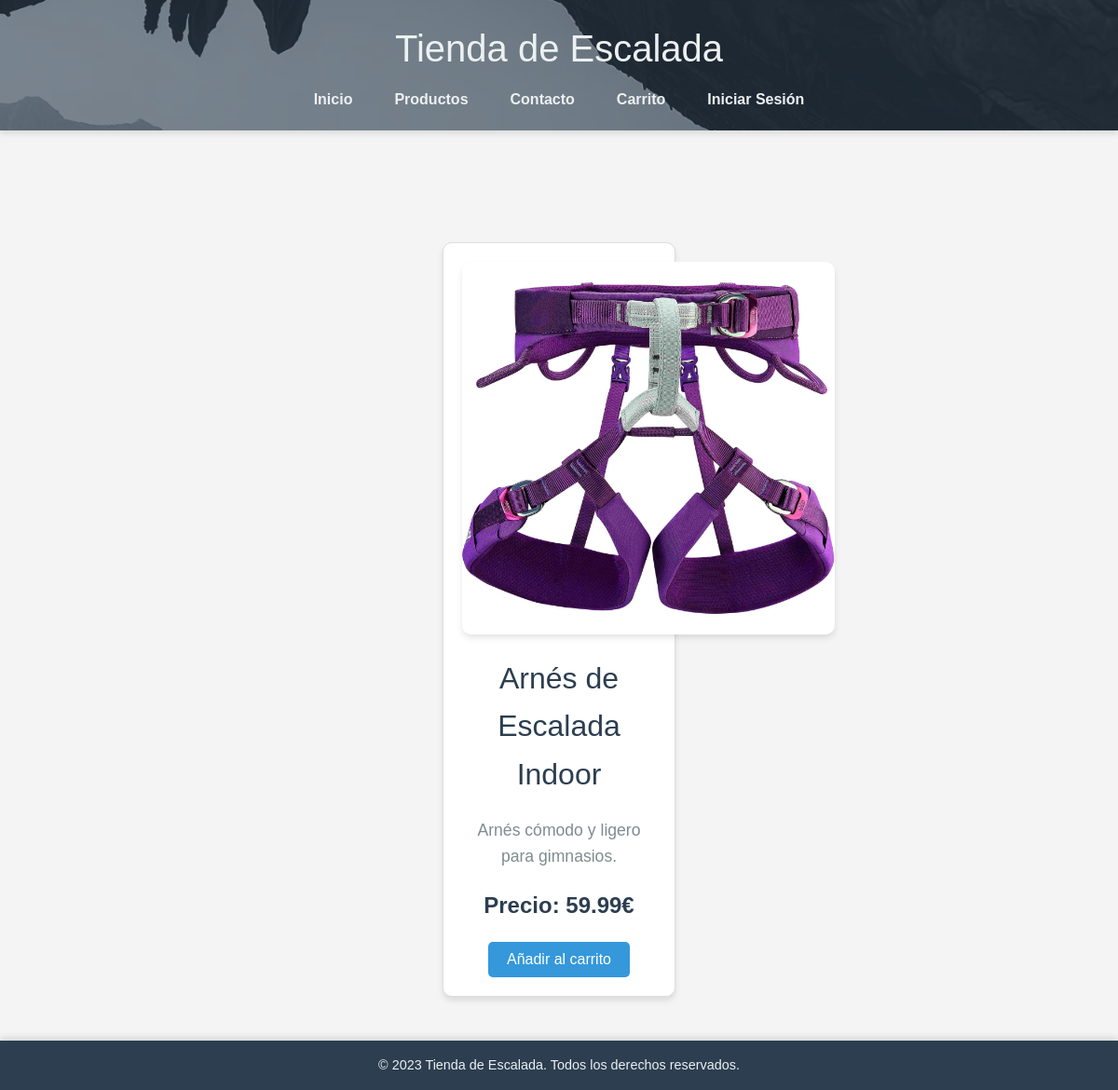
The app's page /index.php?action=ver_producto&id=1 with its own data.
### tables this page shows
CREATE TABLE IF NOT EXISTS `productos` (
  `id` int(11) NOT NULL AUTO_INCREMENT,
  `nombre` varchar(100) NOT NULL,
  `descripcion` text NOT NULL,
  `precio` decimal(10,2) NOT NULL,
  `imagen` varchar(255) NOT NULL,
  `tipo` enum('indoor','clasica','alta_montana') NOT NULL,
  PRIMARY KEY (`id`)
);

### public/miproyecto/Models/ProductosDAO.php (called while the page is built, shortened)
<?php
require_once __DIR__ . '/../db/database.php';
class ProductosDAO {
    private $conn;
    public function __construct() {
        global $conn;
        $this->conn = $conn;
    }
    public function getAllProductos() {
        $stmt = $this->conn->query("SELECT * FROM productos");
        return $stmt->fetchAll(PDO::FETCH_ASSOC);
    }
    public function getProductoById($id) {
        $stmt = $this->conn->prepare("SELECT * FROM productos WHERE id = :id");
        $stmt->bindParam(':id', $id, PDO::PARAM_INT);
        $stmt->execute();
        $producto = $stmt->fetch(PDO::FETCH_ASSOC);
        if ($producto) {
            $producto['imagen'] = '/miproyecto/imagenes/' . $producto['imagen'];
        }
        return $producto;
    }
}
?>

### public/miproyecto/Vistas/ver_producto.php (the view, shortened to what this page needs)
<?php
require_once __DIR__ . '/../includes/header.php';
?>
<section class="producto-detalle">
    <?php if ($producto): ?>
        <div class="producto">
            <img src="/miproyecto/imagenes/<?= htmlspecialchars($producto['imagen']) ?>"
            alt="<?= htmlspecialchars($producto['nombre']) ?>">
            <div class="info">
                <h2><?= htmlspecialchars($producto['nombre']) ?></h2>
                <p><?= htmlspecialchars($producto['descripcion']) ?></p>
                <p class="precio">Precio: <?= htmlspecialchars($producto['precio']) ?>€</p>
                <form method="POST" action="index.php?action=añadir_al_carrito">
                    <button type="submit" name="añadir">Añadir al carrito</button>
                </form>
            </div>
        </div>
    <?php else: ?>
        <p>Producto no encontrado.</p>
    <?php endif; ?>
</section>
<?php
require_once __DIR__ . '/../includes/footer.php';
?>

### public/miproyecto/styles.css (style rules this page uses)
* { margin: 0; padding: 0; box-sizing: border-box; }
body, h1, h2, h3, p, a, ul, li { margin: 0; padding: 0; font-size: 100%; font-weight: normal; text-decoration: none; list-style: none; }
body { font-family: 'Arial', sans-serif; background-color: #f4f4f4; color: #333; line-height: 1.6; }
.producto { background-color: #fff; border: 1px solid #ddd; border-radius: 10px; padding: 20px; width: 250px; text-align: center; box-shadow: 0 4px 6px rgba(0, 0, 0, 0.1); transition: transform 0.3s ease, box-shadow 0.3s ease; }
.producto img { max-width: 100%; height: auto; border-radius: 10px; margin-bottom: 15px; }
.producto p { font-size: 1rem; color: #7f8c8d; margin: 10px 0; }
.producto button { background-color: #3498db; color: #fff; border: none; padding: 10px 20px; border-radius: 5px; cursor: pointer; font-size: 1rem; transition: background-color 0.3s ease; }
.producto-detalle { padding: 40px 20px; max-width: 1200px; margin: 0 auto; display: flex; justify-content: center; align-items: flex-start; gap: 40px; }
.producto-detalle img { max-width: 400px; height: auto; border-radius: 10px; box-shadow: 0 4px 6px rgba(0, 0, 0, 0.1); }
.producto-detalle .info { flex: 1; }
.producto-detalle h2 { font-size: 2rem; color: #2c3e50; margin-bottom: 20px; }
.producto-detalle p { font-size: 1.1rem; color: #7f8c8d; line-height: 1.6; margin-bottom: 20px; }
.producto-detalle .precio { font-size: 1.5rem; color: #2c3e50; font-weight: bold; margin-bottom: 20px; }
.producto-detalle button { background-color: #3498db; color: #fff; border: none; padding: 10px 20px; border-radius: 5px; cursor: pointer; font-size: 1rem; transition: background-color 0.3s ease; }

### records on screen
productos: nombre "Arnés de Escalada Indoor", descripcion "Arnés cómodo y ligero para gimnasios.", precio "59.99"
